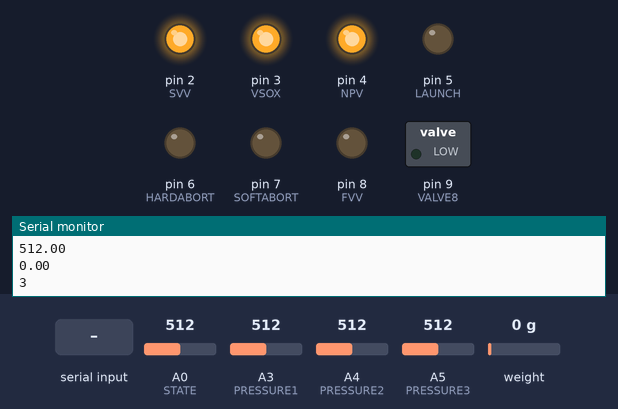
A sketch run on a simulated Arduino Uno, built with avr-gcc and run on an emulated ATmega328P. Shown: switched loads named in the sketch (green lamp = pin HIGH), output pins drawn as LEDs (lit = HIGH), the last lines printed to the serial monitor. The test bench sets the inputs (shaded band); at power-on: A0 (STATE) = 512, A3 (PRESSURE1) = 512, A4 (PRESSURE2) = 512, A5 (PRESSURE3) = 512, weight on the scale 0 g.

Above: at 4.2 s.
4.3 s: "a" received over Serial
At 6.4 s:
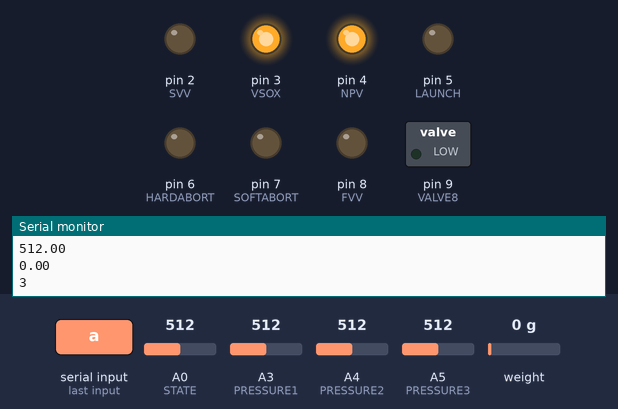
7.0 s: byte 108 ('l') received over Serial
At 8.7 s:
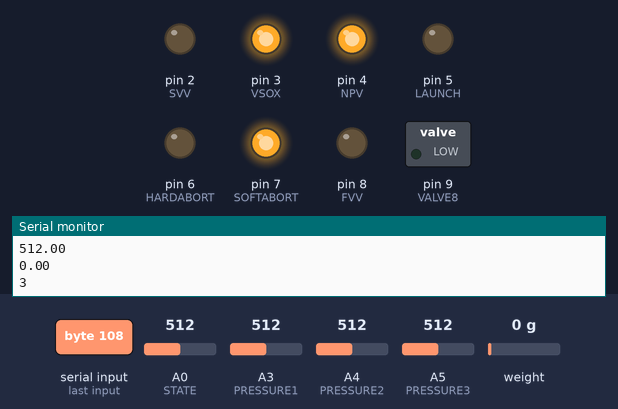
9.5 s: byte 109 ('m') received over Serial
At 11.0 s:
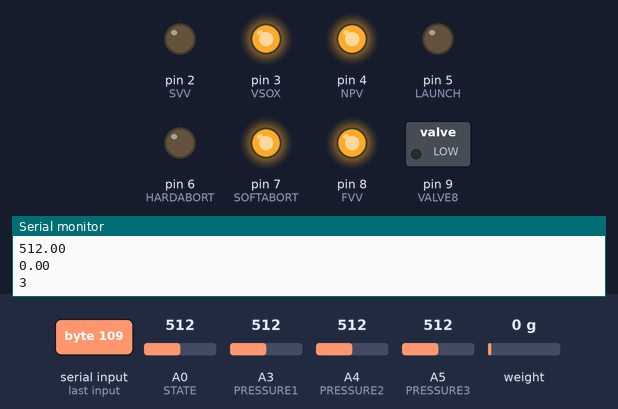
12.0 s: byte 107 ('k') received over Serial
At 13.3 s:
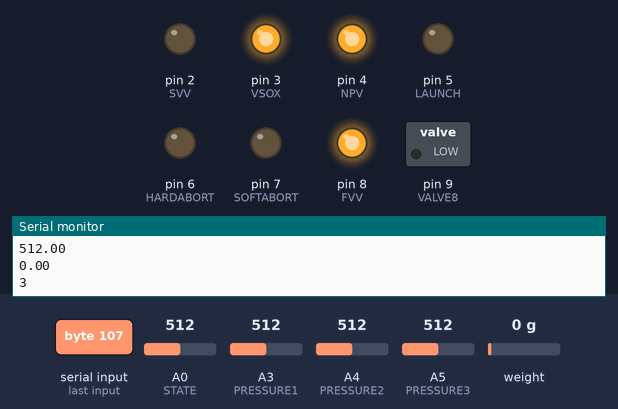
14.5 s: byte 112 ('p') received over Serial
At 16.7 s:
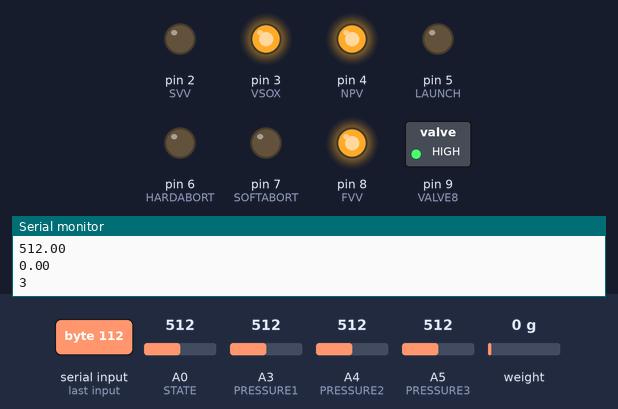
17.0 s: byte 110 ('n') received over Serial
At 19.2 s:
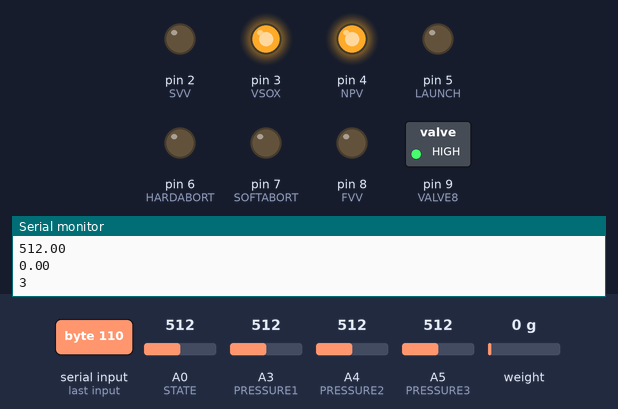
Timing chart, 0 to 20.5 s (numbered marks = the images above; inputs shaded):
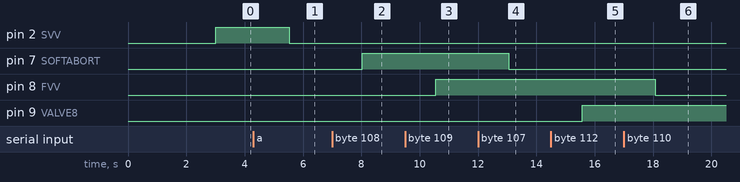

Measured:
- after the input at 4.3 s, pin 2 (SVV): HIGH → LOW after 1.2 s
- after the input at 7.0 s, pin 7 (SOFTABORT): LOW → HIGH after 1.0 s
- after the input at 9.5 s, pin 8 (FVV): LOW → HIGH after 1.0 s
- after the input at 12.0 s, pin 7 (SOFTABORT): HIGH → LOW after 1.1 s
- after the input at 14.5 s, pin 9 (VALVE8): LOW → HIGH after 1.1 s
- after the input at 17.0 s, pin 8 (FVV): HIGH → LOW after 1.1 s

The sketch:

RocketGUIArduino.ino
```cpp
#include <Average.h>
Average<float> aveState(1000);
Average<float> avePress1(1000);
Average<float> avePress2(1000);
Average<float> avePress3(1000);

#include "HX711.h"
float calibration_factor = -5200.0;

// Define digital pins
#define SVV 2
#define VSOX 3
#define NPV 4
#define LAUNCH 5
#define HARDABORT 6
#define SOFTABORT 7
#define FVV 8

// Define analog pins
#define STATE A0
#define CLK  A1    // For load cells
#define DOUT  A2   // For load cells
#define PRESSURE1 A3
#define PRESSURE2 A4
#define PRESSURE3 A5

// Unused valves
#define VALVE4 5
#define VALVE5 6
#define VALVE6 7
#define VALVE8 9

  int incomingByte = 0;   // for incoming serial data
  int counter = 0;
  int val = 0;
  float pressure = 0.0;
  int x = 0;
  int pressureducer1 = 0;
  int cycle = 0;
  int State = 0;
  float Thrust = 1;
  float Press1 = 0;
  float Press2 = 0;
  float Press3 = 0;

  HX711 scale(DOUT, CLK);

void setup() {
  // put your setup code here, to run once:

  // initialize serial communication:
  Serial.begin(9600);
  delay(2000);

  // Set up scale
  scale.set_scale(calibration_factor); //This value is obtained by using the SparkFun_HX711_Calibration sketch
  scale.tare();  //Assuming there is no weight on the scale at start up, reset the scale to 0

  // Initialize pin modes
  pinMode(SVV,OUTPUT);
  pinMode(VSOX,OUTPUT);
  pinMode(NPV,OUTPUT);
  pinMode(VALVE4,OUTPUT);
  pinMode(VALVE5,OUTPUT);
  pinMode(VALVE6,OUTPUT);
  pinMode(FVV,OUTPUT);
  pinMode(VALVE8,OUTPUT);
  pinMode(LAUNCH,OUTPUT);
  pinMode(SOFTABORT,OUTPUT);
  pinMode(HARDABORT,OUTPUT);

  // Relays for valves are open when high, so intitialize them to be open
  digitalWrite(SVV,1);
  digitalWrite(VSOX,1);
  digitalWrite(NPV,1);
  //digitalWrite(VALVE4,1);
  //digitalWrite(VALVE5,1);
  //digitalWrite(VALVE6,1);
  digitalWrite(FVV,0);
  //digitalWrite(VALVE8,1);
}

void loop() {
  // put your main code here, to run repeatedly:

  // Read in the state
  for (int i = 0; i < 1000; i++) {
      aveState.push(analogRead(STATE));
      avePress1.push(analogRead(PRESSURE1));
      avePress2.push(analogRead(PRESSURE2));
      avePress3.push(analogRead(PRESSURE3));
  }
  State = int((aveState.mean())/170.5 + 0.5);
  Press1 = avePress1.mean();
  Press2 = avePress2.mean();
  Press3 = avePress3.mean();

  // Read in load cells
  Thrust = scale.get_units();

  // The ordering here is VERY IMPORTANT, never change these
  Serial.println(Press1);
  Serial.println(Press2);
  Serial.println(Press3);
  Serial.println(Thrust);
  Serial.println(State);
  delay(500);

  /*
  // State sent over PWM Test
  //Print State 5
  analogWrite(STATEOUT,212.5);
      // Display the current data set
    for (int i = 0; i < 1000; i++) {
        ave.push(analogRead(STATEIN));
    }

    // And show some interesting results.
    Serial.println(int((ave.mean())/170.5 + 0.5));
    delay(500);
  //Print State 6
  analogWrite(STATEOUT,255);
      // Display the current data set
    for (int i = 0; i < 1000; i++) {
        ave.push(analogRead(STATEIN));
    }

    // And show some interesting results.
    Serial.println(int((ave.mean())/170.5 + 0.5));
    delay(500);
  */


  // Logic for opening and closing Valves
  if (Serial.available() > 0) {

      // read the incoming byte:
      incomingByte = Serial.read();

      // Valve 1: open
      if (incomingByte == 'a') {
        digitalWrite(SVV,0);
      }

      // Valve 1: closed
      if (incomingByte == 'b') {
        digitalWrite(SVV,1);
      }

      // Valve 2: open
      if (incomingByte == 'c') {
        digitalWrite(VSOX,0);
      }

      // Valve 2: closed
      if (incomingByte == 'd') {
        digitalWrite(VSOX,1);
      }

      // Valve 3: open
      if (incomingByte == 'e') {
        digitalWrite(NPV,0);
      }

      // Valve 3: closed
      if (incomingByte == 'f') {
        digitalWrite(NPV,1);
      }

      // Valve 4: open
      if (incomingByte == 'g') {
        digitalWrite(VALVE4,0);
      }

      // Valve 4: closed
      if (incomingByte == 'h') {
        digitalWrite(VALVE4,1);
      }

      // Valve 5: open
      if (incomingByte == 'i') {
        digitalWrite(VALVE5,0);
      }

      // Valve 5: closed
      if (incomingByte == 'j') {
        digitalWrite(VALVE5,1);
      }

      // Valve 6: open
      if (incomingByte == 'k') {
        digitalWrite(VALVE6,0);
      }

      // Valve 6: closed
      if (incomingByte == 'l') {
        digitalWrite(VALVE6,1);
      }

      // Valve 7: open
      if (incomingByte == 'm') {
        digitalWrite(FVV,1);
      }

      // Valve 7: closed
      if (incomingByte == 'n') {
        digitalWrite(FVV,0);
      }

      // Valve 8: open
      if (incomingByte == 'o') {
        digitalWrite(VALVE8,0);
      }

      // Valve 8: closed
      if (incomingByte == 'p') {
        digitalWrite(VALVE8,1);
      }

      if (incomingByte == 'q') {
        x = 0;
        while (x < 100) {
          x = x+1;
          Serial.println(analogRead(0));
          Serial.println(1);
          delay(100);
        }
      }

      // Soft Abort
      if (incomingByte == 's') {
        digitalWrite(SOFTABORT,1);
        delay(2000);
        digitalWrite(SOFTABORT,0);
      }

      // Hard Abort
      if (incomingByte == 'r') {
        digitalWrite(HARDABORT,1);
        delay(2000);
        digitalWrite(HARDABORT,0);
      }

      // Launch
      if (incomingByte == 't') {
        // Close VSOX first, or shit gets real
        digitalWrite(VSOX,1);
        // Now that shit ain't real, launch
        digitalWrite(LAUNCH,1);
        delay(2000);
        digitalWrite(LAUNCH,0);
      }

      if (incomingByte == 'u') {
          scale.tare();  //Assuming there is no weight on the scale at start up, reset the scale to 0
      }
  }

}
```
